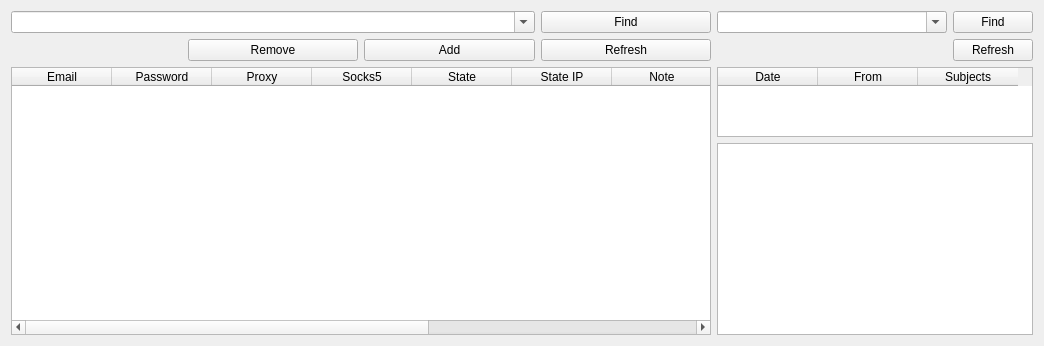
     <widget class="QWidget" name="tab_emails">
      <attribute name="title">
       <string>Emails</string>
      </attribute>
      <layout class="QGridLayout" name="gridLayout_8">
       <item row="2" column="4" colspan="6">
        <widget class="QTableWidget" name="tableWidgetEmailSubjects">
         <property name="maximumSize">
          <size>
           <width>16777215</width>
           <height>500</height>
          </size>
         </property>
         <property name="sizeAdjustPolicy">
          <enum>QAbstractScrollArea::AdjustToContents</enum>
         </property>
         <column>
          <property name="text">
           <string>Date</string>
          </property>
         </column>
         <column>
          <property name="text">
           <string>From</string>
          </property>
         </column>
         <column>
          <property name="text">
           <string>Subjects</string>
          </property>
         </column>
        </widget>
       </item>
       <item row="3" column="4" colspan="6">
        <widget class="QTextBrowser" name="textBrowserEmailView"/>
       </item>
       <item row="2" column="0" rowspan="2" colspan="4">
        <widget class="QTableWidget" name="tableWidgetEmails">
         <property name="minimumSize">
          <size>
           <width>700</width>
           <height>0</height>
          </size>
         </property>
         <property name="maximumSize">
          <size>
           <width>16777215</width>
           <height>16777215</height>
          </size>
         </property>
         <column>
          <property name="text">
           <string>Email</string>
          </property>
         </column>
         <column>
          <property name="text">
           <string>Password</string>
          </property>
         </column>
         <column>
          <property name="text">
           <string>Proxy</string>
          </property>
         </column>
         <column>
          <property name="text">
           <string>Socks5</string>
          </property>
         </column>
         <column>
          <property name="text">
           <string>State</string>
          </property>
         </column>
         <column>
          <property name="text">
           <string>State IP</string>
          </property>
         </column>
         <column>
          <property name="text">
           <string>Note</string>
          </property>
         </column>
         <column>
          <property name="text">
           <string>Created</string>
          </property>
         </column>
         <column>
          <property name="text">
           <string>Account ID</string>
          </property>
         </column>
         <column>
          <property name="text">
           <string>Created Accounts</string>
          </property>
         </column>
        </widget>
       </item>
       <item row="1" column="3">
        <widget class="QPushButton" name="pushButtonRefeshEmails">
         <property name="text">
          <string>Refresh</string>
         </property>
        </widget>
       </item>
       <item row="0" column="3">
        <widget class="QPushButton" name="pushButtonFindEmails">
         <property name="text">
          <string>Find</string>
         </property>
        </widget>
       </item>
       <item row="0" column="0" colspan="3">
        <widget class="QComboBox" name="comboBoxFindEmails">
         <property name="minimumSize">
          <size>
           <width>0</width>
           <height>0</height>
          </size>
         </property>
         <property name="maximumSize">
          <size>
           <width>650</width>
           <height>16777215</height>
          </size>
         </property>
         <property name="editable">
          <bool>true</bool>
         </property>
        </widget>
       </item>
       <item row="1" column="9">
        <widget class="QPushButton" name="pushButtonRefeshEmailsSubjects">
         <property name="text">
          <string>Refresh</string>
         </property>
        </widget>
       </item>
       <item row="0" column="9">
        <widget class="QPushButton" name="pushButtonFindSubjects">
         <property name="text">
          <string>Find</string>
         </property>
        </widget>
       </item>
       <item row="0" column="4" colspan="5">
        <widget class="QComboBox" name="comboBoxEmailsFindSubjects">
         <property name="editable">
          <bool>true</bool>
         </property>
        </widget>
       </item>
       <item row="1" column="1">
        <widget class="QPushButton" name="pushButtonRemoveEmails">
         <property name="text">
          <string>Remove</string>
         </property>
        </widget>
       </item>
       <item row="1" column="2">
        <widget class="QPushButton" name="pushButtonAddEmail">
         <property name="text">
          <string>Add</string>
         </property>
        </widget>
       </item>
      </layout>
     </widget>
